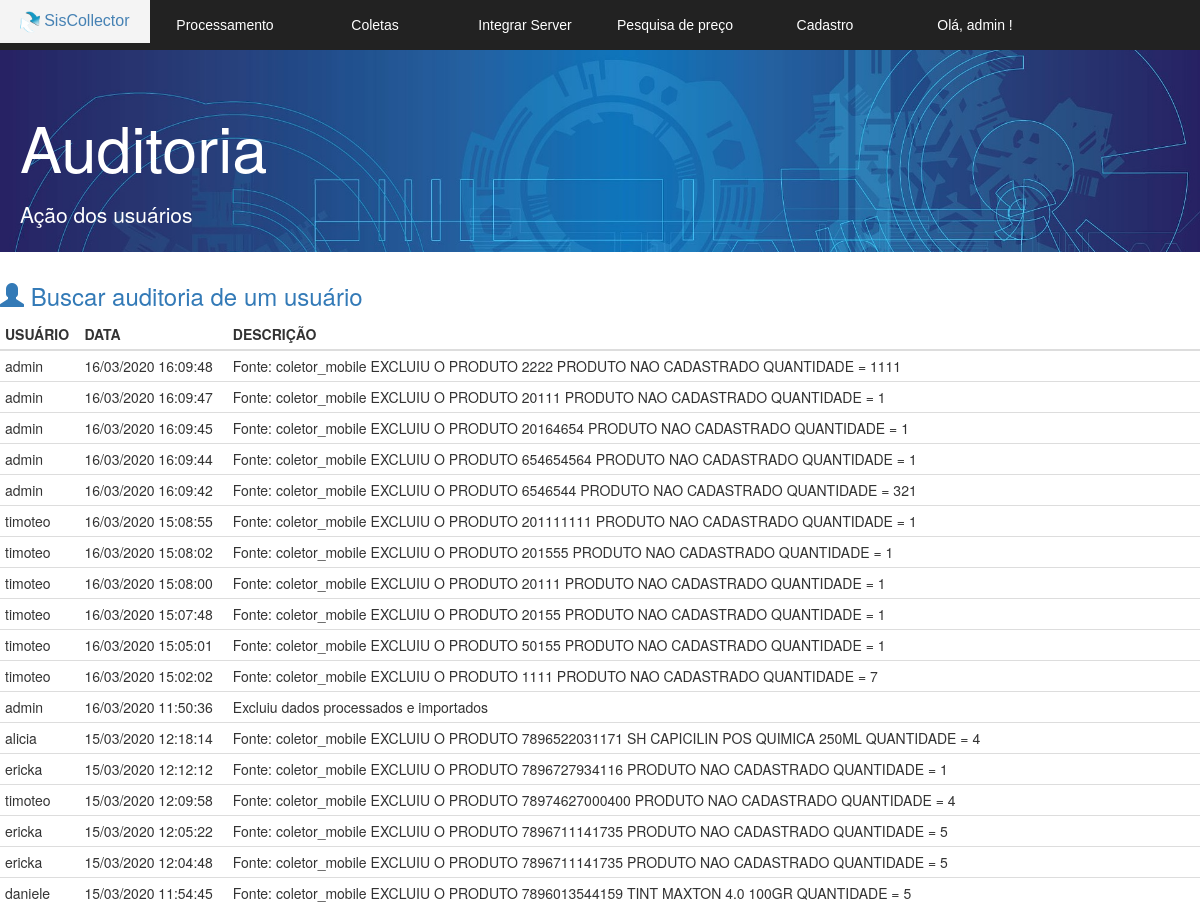
/v_listar_auditoria.php (signed in, upper part), run on an earlier commit of the app's database.
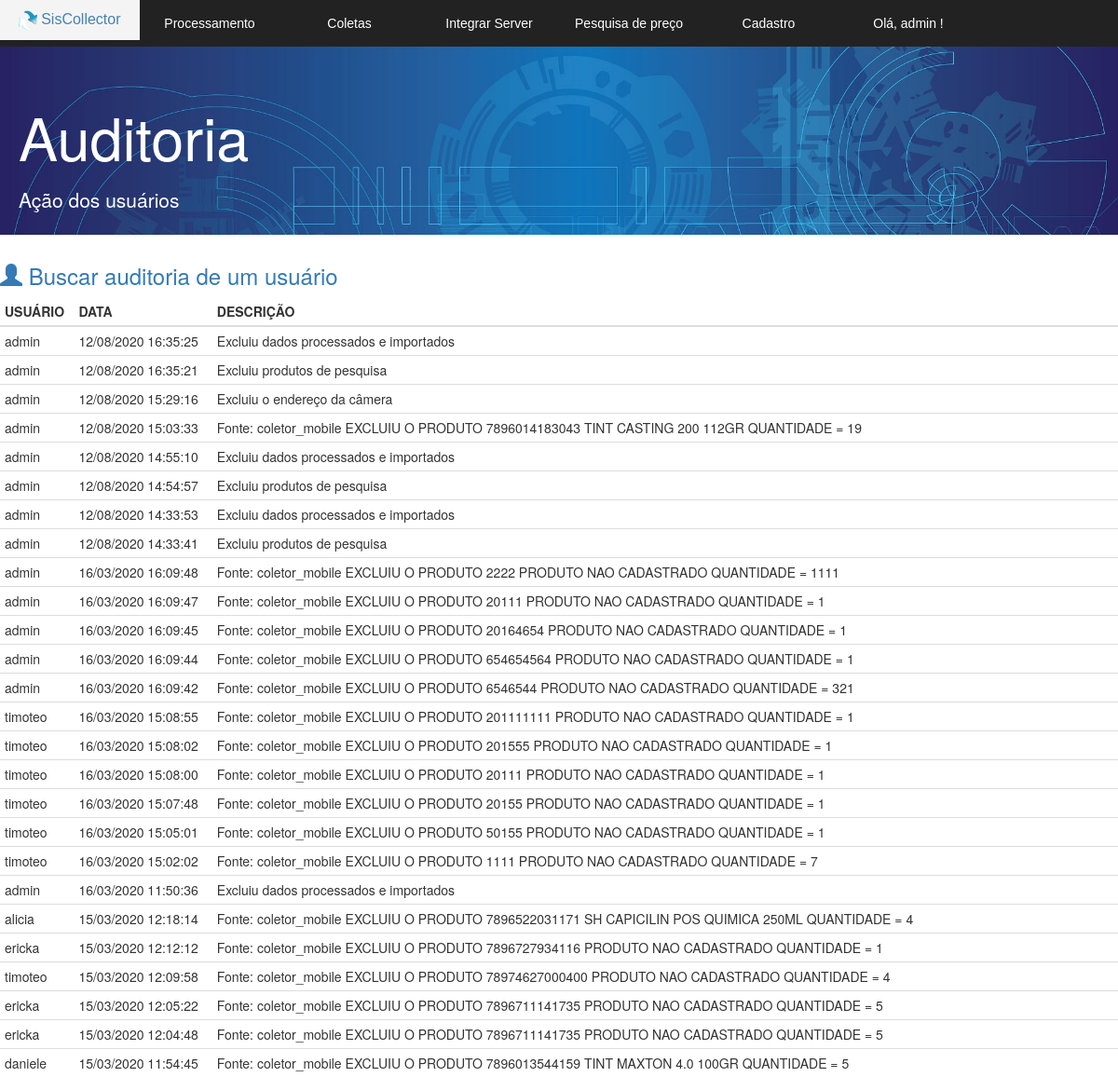
And on a later commit of the database.
### tables this page shows
CREATE TABLE IF NOT EXISTS `auditoria` (
  `id` int(11) NOT NULL AUTO_INCREMENT,
  `usuario` varchar(255) DEFAULT NULL,
  `descricao` varchar(255) DEFAULT NULL,
  `data` datetime NOT NULL,
  PRIMARY KEY (`id`)
);

### v_listar_auditoria.php (the view, shortened to what this page needs)
<!DOCTYPE html>
<html lang="pt-br">
<head>
  <link href="bootstrap/css/bootstrap.min.css" rel="stylesheet">
  <link rel="stylesheet" href="css.css">
  <link rel="stylesheet" href="normalize.css">
</head>
<body>
	<section id="principal">
   <?php
   require 'v_cabecalho.php';
   ?>
   <section class="corpo">
    <div class="jumbotron jumbotron-fluid">
      <div class="container">
        <h1 class="display-4">Auditoria</h1>
        <p class="lead">Ação dos usuários</p>
      </div>
    </div>
    <h3> <a href="v_buscar_usuario.php" > <span class="glyphicon glyphicon-user" aria-hidden="true"></span> Buscar auditoria de um usuário </a></h3>
    <?php
    $listagem = mysqli_query($conexao,  "SELECT * FROM auditoria order by id desc");
    ?>
    <table class="table table-condensed">
     <thead >
      <tr class="table-primary">
        <th scope="col">USUÁRIO</th>
        <th scope="col">DATA</th>
        <th scope="col">DESCRIÇÃO</th>
      </tr>
    </thead>
    <tbody>
      <?php
      while($linha = mysqli_fetch_array($listagem)) {
      $data = $linha['data'];
      ?>
        <tr>
          <td> <?= $linha['usuario'] ?> </td>
          <td> <?php echo date('d/m/Y H:i:s', strtotime($data));  ?>  </td>
          <td> <?= utf8_encode($linha['descricao']);  ?> </td>
        </tr>
        <?php } ?>
      </tbody>
    </table>
  </section>
</section>
</body>
</html>

### v_cabecalho.php (shortened to what this page needs)
<?php
$usuario = $_SESSION['usuario'];
?>
<div>
<nav class="menu">
	<ul>
		<li> <a href="index.php" id="a"> <img src="logo.png" height="22px" alt=""> SisCollector	</a></li>
		<li><a href="#">Processamento</a>
		</li>
		<li><a href="#">Coletas </a>
		</li>
		<li><a href="#">Integrar Server</a>
		</li>
		<li><a href="v_pesquisa_preco.php">Pesquisa de preço</a> </li>
		<li><a href="#">Cadastro</a>
		</li>
		<li> <a href="#"> Olá, <?php echo $usuario ;?> ! </a>
		</li>
	</ul>
</nav>
</div>

### css.css (style rules this page uses)
.jumbotron { padding-top: 70px; height: 18em; width: 100%; max-height: 50%; max-width: 100%; min-height: 20%; min-width: 30%; background-image: url("bg.jpg")!important; background-size: cover; color:#ffffff; }
.jumbotron h1 { margin-bottom: 0.3em; }
.jumbotron .container { margin-left:5px; }
a:link { text-decoration:none ; }
.menu { position: fixed; width: 100%; height: 50px; background-color: #222; font-family: 'arial'; }
#a { padding: 10px; color: #4682B4; font-size: 16px; }
.menu ul { list-style: none; position: relative; }
.menu ul li { width: 150px; float: left; }
.menu a { padding: 15px; display: block; text-decoration: none; text-align: center; background-color: #222; color:#fff; }

What changed in the data, as far as the page shows it:
added auditoria: usuario "admin", data "12/08/2020 16:35:25", descricao "Excluiu dados processados e importados"
added auditoria: usuario "admin", data "12/08/2020 16:35:21", descricao "Excluiu produtos de pesquisa"
added auditoria: usuario "admin", data "12/08/2020 15:29:16", descricao "Excluiu o endereço da câmera"
added auditoria: usuario "admin", data "12/08/2020 15:03:33", descricao "Fonte: coletor_mobile EXCLUIU O PRODUTO 7896014183043 TINT CASTING 200 112GR QUANTIDADE = 19"
added auditoria: usuario "admin", data "12/08/2020 14:55:10", descricao "Excluiu dados processados e importados"
added auditoria: usuario "admin", data "12/08/2020 14:54:57", descricao "Excluiu produtos de pesquisa"
added auditoria: usuario "admin", data "12/08/2020 14:33:53", descricao "Excluiu dados processados e importados"
added auditoria: usuario "admin", data "12/08/2020 14:33:41", descricao "Excluiu produtos de pesquisa"
